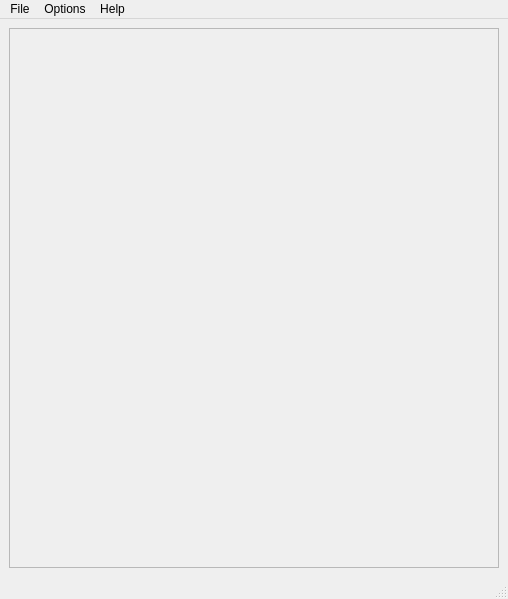
<?xml version="1.0" encoding="UTF-8"?>
<ui version="4.0">
 <class>IgSettingsEditorMainWindow</class>
 <widget class="QMainWindow" name="IgSettingsEditorMainWindow">
  <property name="geometry">
   <rect>
    <x>0</x>
    <y>0</y>
    <width>508</width>
    <height>599</height>
   </rect>
  </property>
  <property name="windowTitle">
   <string>Application Settings Editor</string>
  </property>
  <widget class="QWidget" name="centralwidget">
   <layout class="QGridLayout" name="gridLayout">
    <item row="0" column="0">
     <widget class="QScrollArea" name="scrollArea">
      <property name="widgetResizable">
       <bool>true</bool>
      </property>
      <widget class="QWidget" name="scrollAreaWidgetContents">
       <property name="geometry">
        <rect>
         <x>0</x>
         <y>0</y>
         <width>486</width>
         <height>537</height>
        </rect>
       </property>
      </widget>
     </widget>
    </item>
   </layout>
  </widget>
  <widget class="QMenuBar" name="menubar">
   <property name="geometry">
    <rect>
     <x>0</x>
     <y>0</y>
     <width>508</width>
     <height>22</height>
    </rect>
   </property>
   <widget class="QMenu" name="menuFile">
    <property name="title">
     <string>File</string>
    </property>
    <addaction name="actionOpen_Settings"/>
    <addaction name="actionOpen_INI_File"/>
    <addaction name="actionOpen_Mac_Property_List"/>
    <addaction name="actionOpen_Windows_Registry_Path"/>
    <addaction name="actionRefresh"/>
    <addaction name="separator"/>
    <addaction name="actionClose"/>
   </widget>
   <widget class="QMenu" name="menuOptions">
    <property name="title">
     <string>Options</string>
    </property>
    <addaction name="actionAuto_Refresh"/>
    <addaction name="actionFallback"/>
   </widget>
   <widget class="QMenu" name="menuHelp">
    <property name="title">
     <string>Help</string>
    </property>
    <addaction name="actionAbout"/>
   </widget>
   <addaction name="menuFile"/>
   <addaction name="menuOptions"/>
   <addaction name="menuHelp"/>
  </widget>
  <widget class="QStatusBar" name="statusbar"/>
  <action name="actionClose">
   <property name="text">
    <string>Close</string>
   </property>
  </action>
  <action name="actionOpen_Settings">
   <property name="text">
    <string>Open Application Settings...</string>
   </property>
  </action>
  <action name="actionOpen_INI_File">
   <property name="text">
    <string>Open INI File...</string>
   </property>
  </action>
  <action name="actionOpen_Mac_Property_List">
   <property name="text">
    <string>Open Mac Property List...</string>
   </property>
  </action>
  <action name="actionOpen_Windows_Registry_Path">
   <property name="text">
    <string>Open Windows Registry Path...</string>
   </property>
  </action>
  <action name="actionRefresh">
   <property name="text">
    <string>Refresh</string>
   </property>
  </action>
  <action name="actionAuto_Refresh">
   <property name="checkable">
    <bool>true</bool>
   </property>
   <property name="checked">
    <bool>true</bool>
   </property>
   <property name="text">
    <string>Auto-Refresh</string>
   </property>
  </action>
  <action name="actionFallback">
   <property name="checkable">
    <bool>true</bool>
   </property>
   <property name="checked">
    <bool>true</bool>
   </property>
   <property name="text">
    <string>Fallback</string>
   </property>
  </action>
  <action name="actionAbout">
   <property name="text">
    <string>About</string>
   </property>
  </action>
 </widget>
 <resources/>
 <connections>
  <connection>
   <sender>actionClose</sender>
   <signal>triggered()</signal>
   <receiver>IgSettingsEditorMainWindow</receiver>
   <slot>hide()</slot>
   <hints>
    <hint type="sourcelabel">
     <x>-1</x>
     <y>-1</y>
    </hint>
    <hint type="destinationlabel">
     <x>253</x>
     <y>299</y>
    </hint>
   </hints>
  </connection>
  <connection>
   <sender>actionAbout</sender>
   <signal>triggered()</signal>
   <receiver>IgSettingsEditorMainWindow</receiver>
   <slot>about()</slot>
   <hints>
    <hint type="sourcelabel">
     <x>-1</x>
     <y>-1</y>
    </hint>
    <hint type="destinationlabel">
     <x>253</x>
     <y>299</y>
    </hint>
   </hints>
  </connection>
  <connection>
   <sender>actionOpen_Settings</sender>
   <signal>triggered()</signal>
   <receiver>IgSettingsEditorMainWindow</receiver>
   <slot>openSettings()</slot>
   <hints>
    <hint type="sourcelabel">
     <x>-1</x>
     <y>-1</y>
    </hint>
    <hint type="destinationlabel">
     <x>253</x>
     <y>299</y>
    </hint>
   </hints>
  </connection>
  <connection>
   <sender>actionOpen_INI_File</sender>
   <signal>triggered()</signal>
   <receiver>IgSettingsEditorMainWindow</receiver>
   <slot>openIniFile()</slot>
   <hints>
    <hint type="sourcelabel">
     <x>-1</x>
     <y>-1</y>
    </hint>
    <hint type="destinationlabel">
     <x>253</x>
     <y>299</y>
    </hint>
   </hints>
  </connection>
  <connection>
   <sender>actionOpen_Mac_Property_List</sender>
   <signal>triggered()</signal>
   <receiver>IgSettingsEditorMainWindow</receiver>
   <slot>openPropertyList()</slot>
   <hints>
    <hint type="sourcelabel">
     <x>-1</x>
     <y>-1</y>
    </hint>
    <hint type="destinationlabel">
     <x>253</x>
     <y>299</y>
    </hint>
   </hints>
  </connection>
  <connection>
   <sender>actionOpen_Windows_Registry_Path</sender>
   <signal>triggered()</signal>
   <receiver>IgSettingsEditorMainWindow</receiver>
   <slot>openRegistryPath()</slot>
   <hints>
    <hint type="sourcelabel">
     <x>-1</x>
     <y>-1</y>
    </hint>
    <hint type="destinationlabel">
     <x>253</x>
     <y>299</y>
    </hint>
   </hints>
  </connection>
  <connection>
   <sender>actionAuto_Refresh</sender>
   <signal>triggered(bool)</signal>
   <receiver>IgSettingsEditorMainWindow</receiver>
   <slot>setAutoRefresh(bool)</slot>
   <hints>
    <hint type="sourcelabel">
     <x>-1</x>
     <y>-1</y>
    </hint>
    <hint type="destinationlabel">
     <x>253</x>
     <y>299</y>
    </hint>
   </hints>
  </connection>
  <connection>
   <sender>actionRefresh</sender>
   <signal>triggered()</signal>
   <receiver>IgSettingsEditorMainWindow</receiver>
   <slot>refresh()</slot>
   <hints>
    <hint type="sourcelabel">
     <x>-1</x>
     <y>-1</y>
    </hint>
    <hint type="destinationlabel">
     <x>253</x>
     <y>299</y>
    </hint>
   </hints>
  </connection>
  <connection>
   <sender>actionFallback</sender>
   <signal>triggered(bool)</signal>
   <receiver>IgSettingsEditorMainWindow</receiver>
   <slot>setDockNestingEnabled(bool)</slot>
   <hints>
    <hint type="sourcelabel">
     <x>-1</x>
     <y>-1</y>
    </hint>
    <hint type="destinationlabel">
     <x>253</x>
     <y>299</y>
    </hint>
   </hints>
  </connection>
 </connections>
 <slots>
  <slot>setAutoRefresh(bool)</slot>
  <slot>setFallbacksEnabled(bool)</slot>
  <slot>about()</slot>
  <slot>openSettings()</slot>
  <slot>openPropertyList()</slot>
  <slot>openRegistryPath()</slot>
  <slot>refresh()</slot>
  <slot>slot1()</slot>
  <slot>openIniFile()</slot>
 </slots>
</ui>
